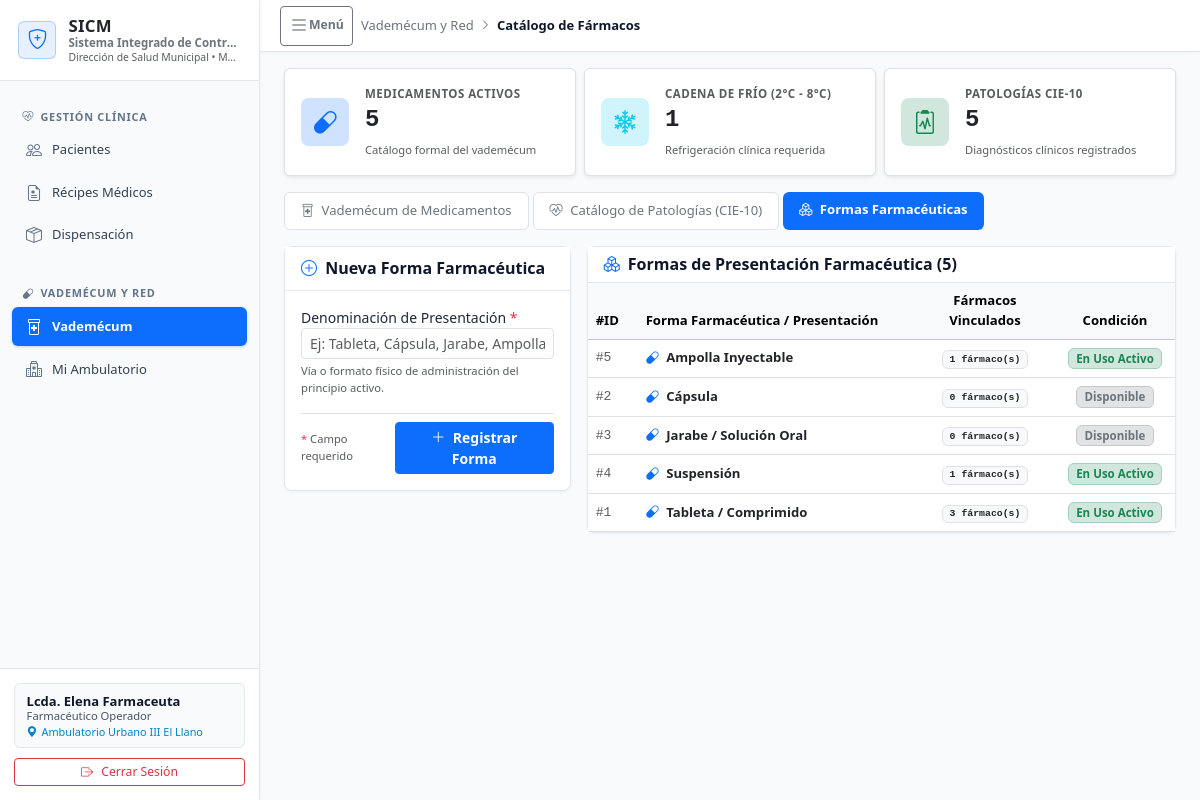
The page /index.php?tab=medicamentos&subtab=formas (signed in) on the database its author committed.
### tables this page shows
CREATE TABLE IF NOT EXISTS configuracion_institucional (
    id INT PRIMARY KEY DEFAULT 1,
    nombre_sistema VARCHAR(120) NOT NULL DEFAULT 'Sistema Integrado de Control de Medicamentos',
    siglas_sistema VARCHAR(20) NOT NULL DEFAULT 'SICM',
    ente_rector VARCHAR(150) NOT NULL DEFAULT 'Red de Salud Municipal',
    municipio VARCHAR(100) NOT NULL DEFAULT 'Municipio Autónomo',
    logotipo_ruta VARCHAR(255) NULL,
    dias_alerta_fefo INT NOT NULL DEFAULT 60 COMMENT 'Días previos a caducidad para semáforo crítico/alerta',
    updated_at DATETIME NOT NULL DEFAULT CURRENT_TIMESTAMP ON UPDATE CURRENT_TIMESTAMP,
    CONSTRAINT chk_solo_una_fila CHECK (id = 1)
);

CREATE TABLE formas_farmaceuticas (
    id INT AUTO_INCREMENT PRIMARY KEY,
    nombre VARCHAR(60) NOT NULL UNIQUE COMMENT 'Tableta / Comprimido, Cápsula, Jarabe, Suspensión, Ampolla'
);

### src/views/tabs/medicamentos/subtab_formas.php (the view, shortened to what the rows shown need)
<div class="row g-3">
    <div class="col-xl-8 col-lg-7">
        <div class="card-sicm">
            <div class="table-responsive">
                <table class="table table-hover align-middle mb-0" style="font-size: 0.82rem;">
                    <thead class="table-light">
                        <tr>
                            <th style="width: 50px;">#ID</th>
                            <th>Forma Farmacéutica / Presentación</th>
                            <th class="text-center" style="width: 140px;">Fármacos Vinculados</th>
                            <th class="text-center" style="width: 120px;">Condición</th>
                        </tr>
                    </thead>
                    <tbody>
                        <?php if (empty($formasFarmaceuticas)): ?>
                            <tr>
                                <td colspan="4" class="text-center text-muted py-4">
                                    No se han registrado formas farmacéuticas.
                                </td>
                            </tr>
                        <?php else: ?>
                            <?php foreach ($formasFarmaceuticas as $f): ?>
                                <tr>
                                    <td class="font-monospace text-muted">#<?= $f['id'] ?></td>
                                    <td class="fw-bold text-dark">
                                        <i class="bi bi-capsule text-primary me-1"></i>
                                        <?= htmlspecialchars($f['nombre']) ?>
                                    </td>
                                    <td class="text-center">
                                        <span class="badge bg-light text-dark border font-monospace">
                                            <?= number_format((int) $f['total_medicamentos']) ?> fármaco(s)
                                        </span>
                                    </td>
                                    <td class="text-center">
                                        <?php if ((int) $f['total_medicamentos'] > 0): ?>
                                            <span
                                                class="badge bg-success-subtle text-success border border-success-subtle"
                                                style="font-size: 0.72rem;">
                                                En Uso Activo
                                            </span>
                                        <?php else: ?>
                                            <span
                                                class="badge bg-secondary-subtle text-secondary border border-secondary-subtle"
                                                style="font-size: 0.72rem;">
                                                Disponible
                                            </span>
                                        <?php endif; ?>
                                    </td>
                                </tr>
                            <?php endforeach; ?>
                        <?php endif; ?>
                    </tbody>
                </table>
            </div>
        </div>
    </div>
</div>

### src/views/layout/sidebar.php (shortened to what the rows shown need)
<aside class="sicm-sidebar offcanvas-lg offcanvas-start" id="sidebarMenu" tabindex="-1"
            aria-labelledby="sidebarMenuLabel">
            <div class="sicm-sidebar-header d-flex align-items-center justify-content-between">
                <a href="index.php" class="sicm-sidebar-brand flex-grow-1" style="min-width: 0;">
                    <div class="d-flex flex-column text-truncate" style="min-width: 0;">
                        <span class="brand-title fw-bold text-dark text-truncate"
                            style="font-size: 1.05rem; line-height: 1.2; letter-spacing: 0.02em;">
                            <?= htmlspecialchars($configInst['siglas_sistema']) ?>
                        </span>
                        <span class="text-secondary fw-semibold text-truncate" style="font-size: 0.72rem; line-height: 1.25;"
                            title="<?= htmlspecialchars($configInst['nombre_sistema']) ?>">
                            <?= htmlspecialchars($configInst['nombre_sistema']) ?>
                        </span>
                        <span class="text-muted text-truncate" style="font-size: 0.65rem; line-height: 1.25;"
                            title="<?= htmlspecialchars($configInst['ente_rector']) ?> • <?= htmlspecialchars($configInst['municipio']) ?>">
                            <?= htmlspecialchars($configInst['ente_rector']) ?> &bull; <?= htmlspecialchars($configInst['municipio']) ?>
                        </span>
                    </div>
                </a>
            </div>
        </aside>

### rows shown on the page
configuracion_institucional: siglas_sistema "SICM", nombre_sistema "Sistema Integrado de Contr…", ente_rector "Dirección de Salud Municipal", municipio "M…"
formas_farmaceuticas: id "5", nombre "Ampolla Inyectable", total_medicamentos "1", shows "En Uso Activo"
formas_farmaceuticas: id "2", nombre "Cápsula", total_medicamentos "0", shows "Disponible"
formas_farmaceuticas: id "3", nombre "Jarabe / Solución Oral", total_medicamentos "0", shows "Disponible"
formas_farmaceuticas: id "4", nombre "Suspensión", total_medicamentos "1", shows "En Uso Activo"
formas_farmaceuticas: id "1", nombre "Tableta / Comprimido", total_medicamentos "3", shows "En Uso Activo"

### other values the page prints
$usuario['nombre'] "Lcda. Elena Farmaceuta"
$rolLabel "Farmacéutico Operador"
$seccionNombre "Vademécum y Red"
$moduloNombre "Catálogo de Fármacos"
$kpiMedicamentosActivos "5"
$kpiCadenaFrio "1"
$kpiPatologiasCie "5"
count($formasFarmaceuticas) "5"
